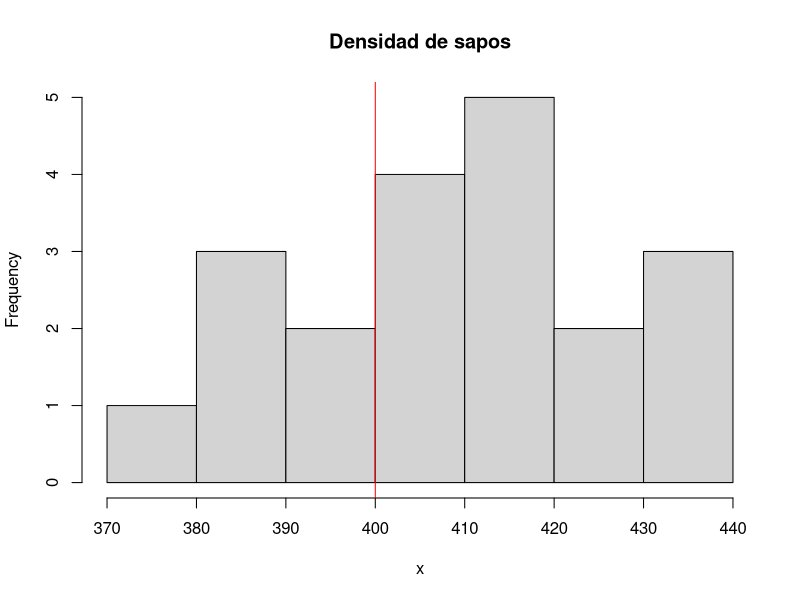

Reproduce this figure in R.
## ---- chunk 1
knitr::opts_chunk$set(echo = TRUE)
## ---- chunk 2
x <- c(396, 381, 392, 423, 404, 412, 406, 435, 438, 424, 416, 413, 406, 406, 413, 438, 389, 382, 411, 374)
hist(x, main = "Densidad de sapos")
abline(v = 400, col = "red")
## ---- chunk 3
media <- mean(x)
desv <- sd(x)
n <- length(x)
## ---- chunk 4
media + 1.96 * desv / sqrt(n)
media - 1.96 * desv / sqrt(n)
